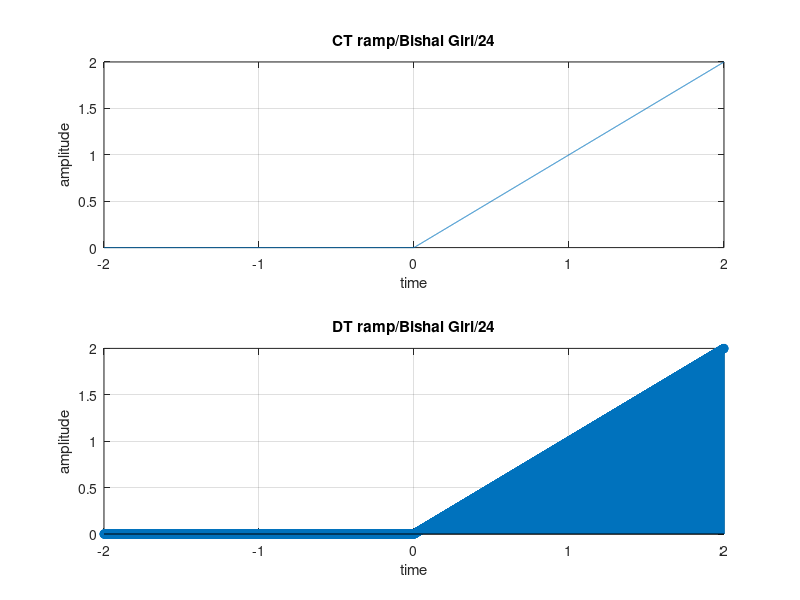

Write MATLAB code to recreate this figure.
clc;
close all;
clear all;

i = 1;
for t = -2:0.001:2
    if (t >= 0)
        x(i) = t;
    else
        x(i) = 0;
    end
    i = i+1;
end

t = -2:0.001:2;
subplot(2,1,1);
plot(t, x)
xlabel('time');
ylabel('amplitude');
title('CT ramp/Bishal Giri/24');
grid on;

i = 1;
for t = -2:0.001:2
    if (t >= 0)
        x(i) = t;
    else
        x(i) = 0;
    end
    i = i+1;
end

t = -2:0.001:2;
subplot(2,1,2);
stem(t, x)
xlabel('time');
ylabel('amplitude');
title('DT ramp/Bishal Giri/24');
grid on;